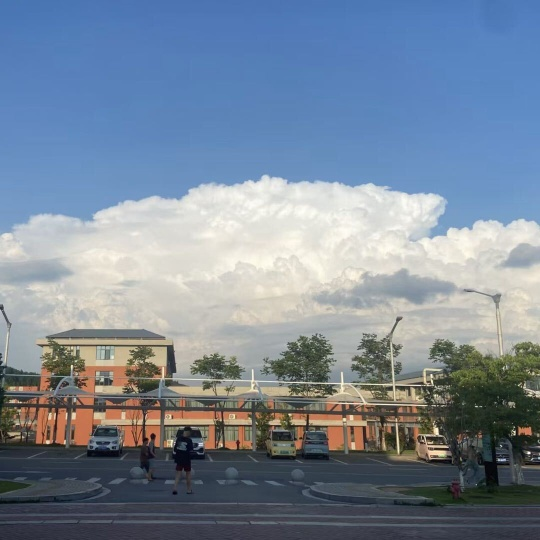
#> input picture project1/photo/school.jpg, 540 x 540 px
$ python 3-5.py
#> lines starting #> are read from the running program, lines starting #| are printed output that depends on the picture
import cv2				  #导入OpenCV库
image=cv2.imread("../photo/school.jpg")                 #读取图像
#> image is the input picture: shape (540, 540, 3); mean B, G, R 153.1, 136, 121.6
cv2.imshow("BGR",image)		   #显示BGR图像
b,g,r=cv2.split(image)			   #拆分BGR图像的通道
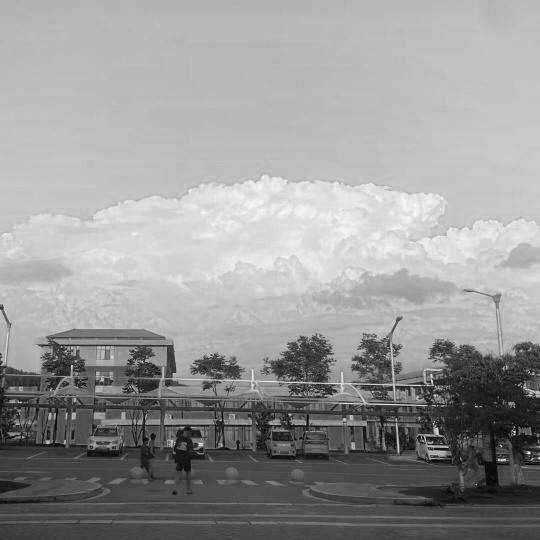
#> b: shape (540, 540); min 0, max 249, mean 153.1
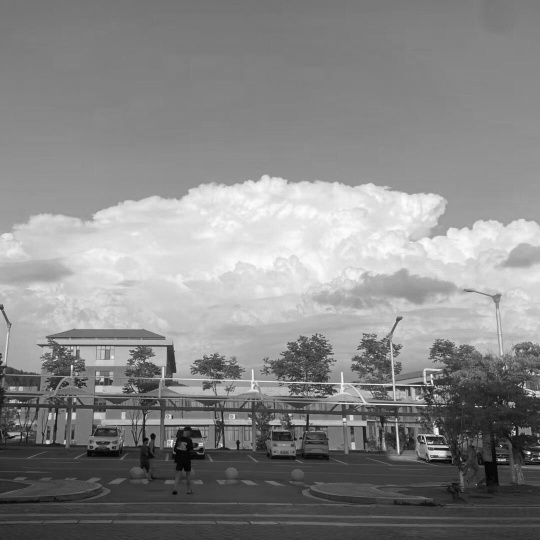
#> g: shape (540, 540); min 0, max 255, mean 136
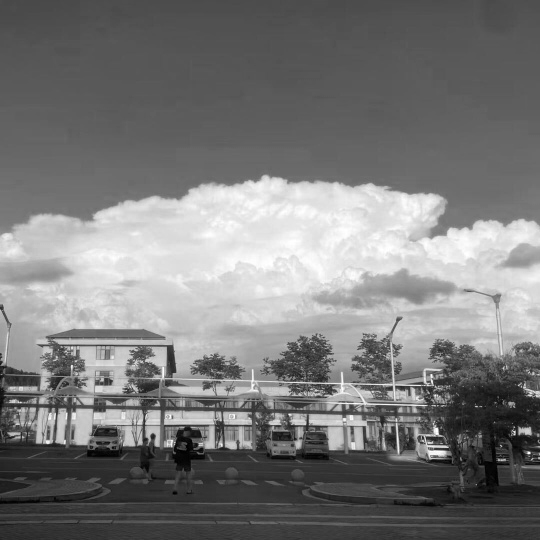
#> r: shape (540, 540); min 0, max 255, mean 121.6
bgr_merge=cv2.merge([b,g,r])		    #按BGR顺序合并图像
cv2.imshow("BGR_Merge",bgr_merge)	    #显示按BGR顺序合并的图像
rgb_merge=cv2.merge([r,g,b])                    #按RGB顺序合并图像
#显示按RGB顺序合并的图像
cv2.imshow("RGB_Merge",rgb_merge)
cv2.waitKey()			                #窗口等待，按任意键继续
cv2.destroyAllWindows()		   #释放所有窗口

$ run again, with project1/photo/car.jpg copied over project1/photo/school.jpg
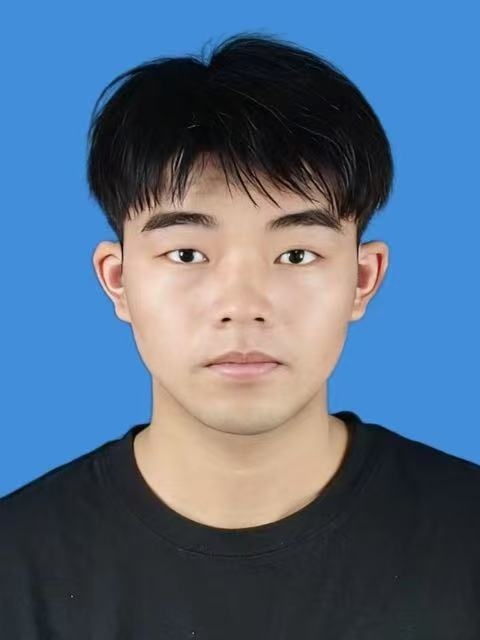
#> input picture project1/photo/car.jpg, 480 x 640 px
#> image is the input picture: shape (640, 480, 3); mean B, G, R 132.3, 107.1, 84.8
#> `b,g,r=cv2.split(image)`:
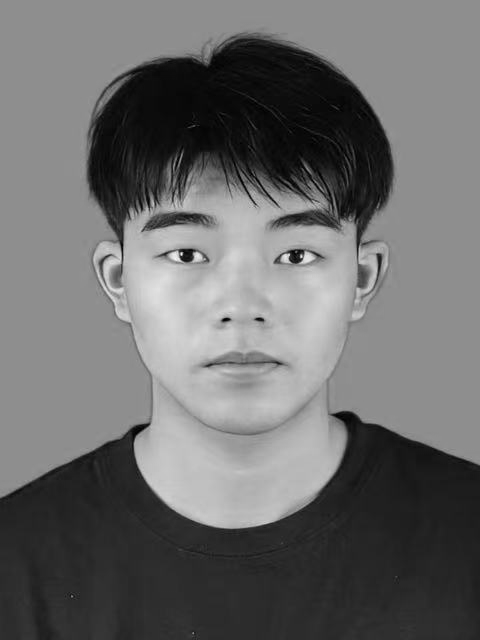
#> g: shape (640, 480); min 0, max 245, mean 107.1
#> `b,g,r=cv2.split(image)`:
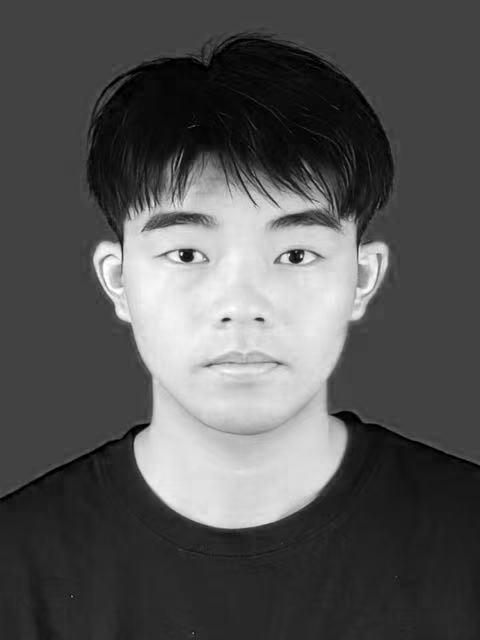
#> r: shape (640, 480); min 0, max 255, mean 84.8

$ run again, with project1/photo/cloud.jpg copied over project1/photo/school.jpg
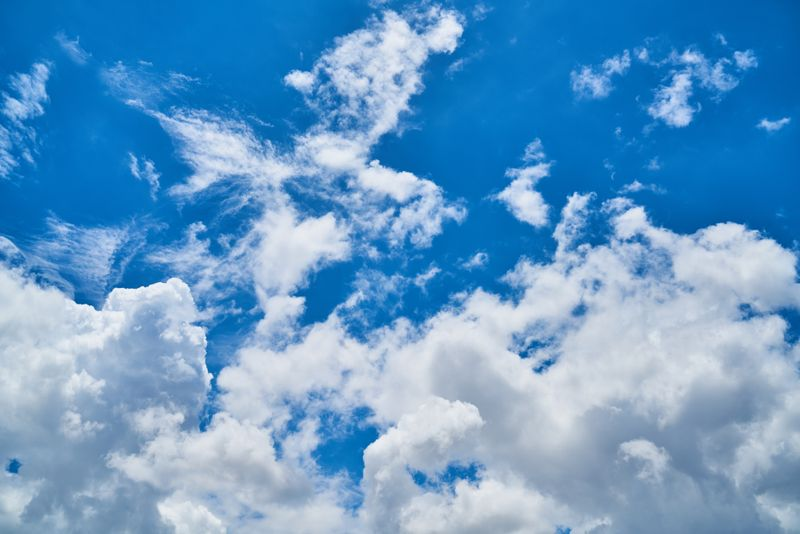
#> input picture project1/photo/cloud.jpg, 800 x 534 px
#> image is the input picture: shape (534, 800, 3); mean B, G, R 200.2, 155.2, 100.8
#> `b,g,r=cv2.split(image)`:
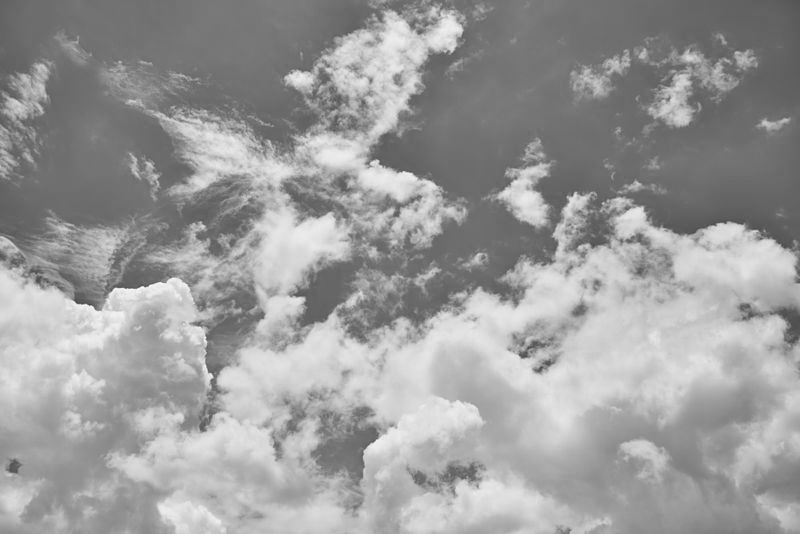
#> g: shape (534, 800); min 68, max 255, mean 155.2
#> `b,g,r=cv2.split(image)`:
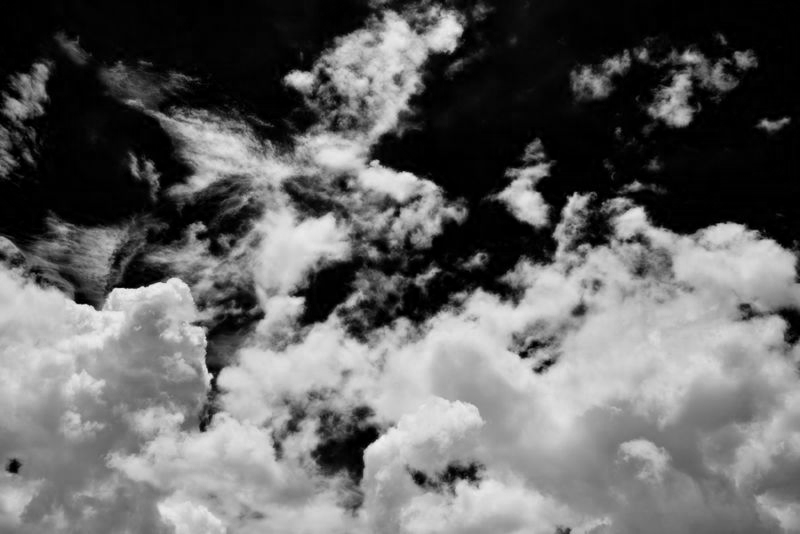
#> r: shape (534, 800); min 0, max 245, mean 100.8

$ run again, with project1/photo/man.jpg copied over project1/photo/school.jpg
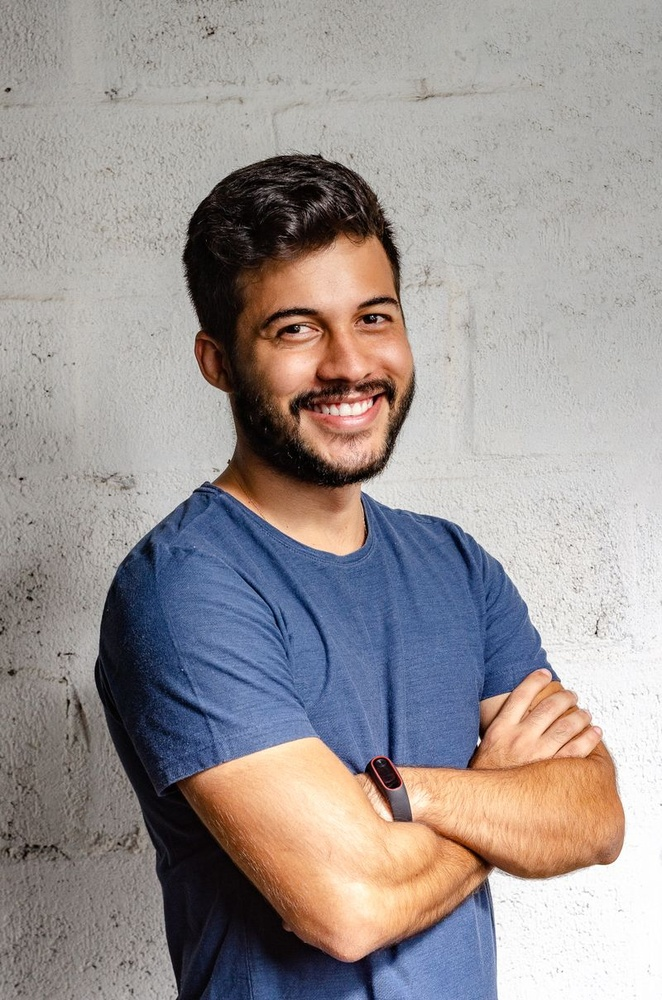
#> input picture project1/photo/man.jpg, 662 x 1000 px, shrunk from 800 x 1208 before the run
#> image is the input picture: shape (1000, 662, 3); mean B, G, R 147.7, 148.5, 155.7
#> `b,g,r=cv2.split(image)`:
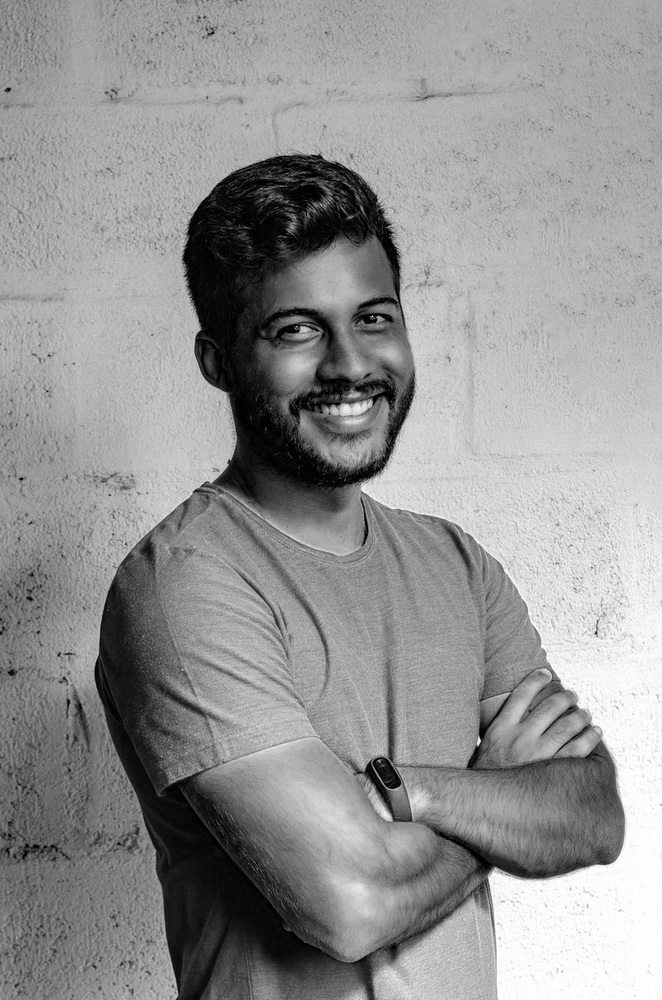
#> b: shape (1000, 662); min 0, max 255, mean 147.7
#> `b,g,r=cv2.split(image)`:
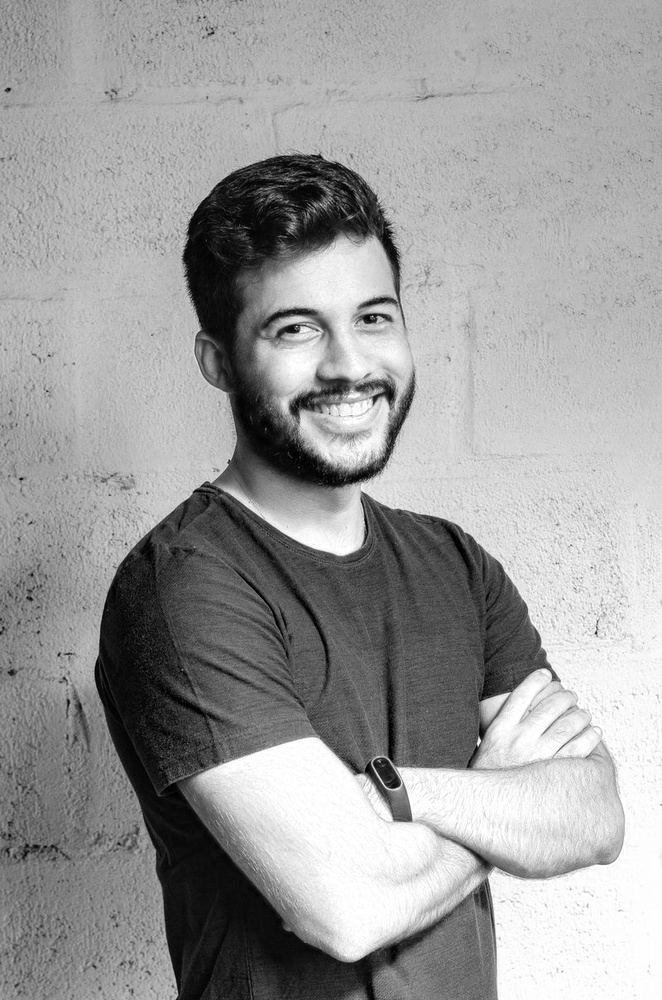
#> r: shape (1000, 662); min 0, max 255, mean 155.7
